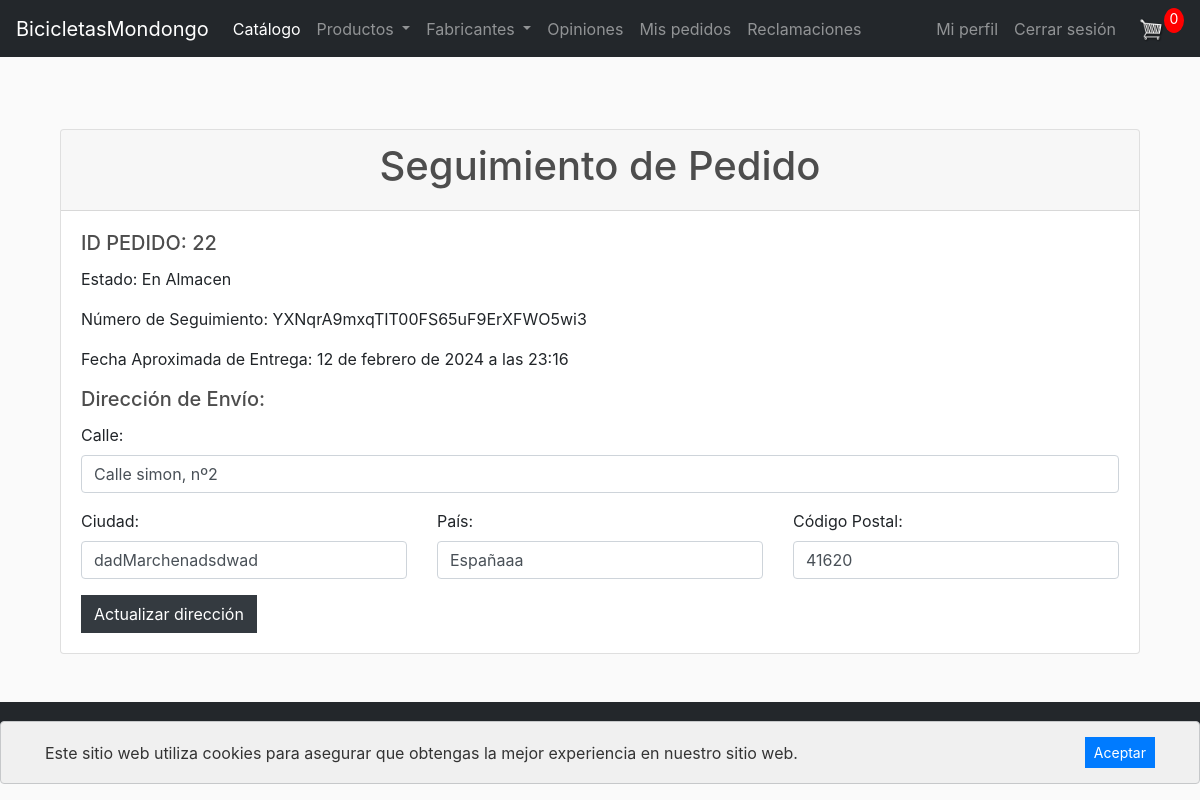
Page /store/track_order/22/ (signed in) on the committed database.
### store/models.py (models this page shows, shortened)
class Order(models.Model):
	id = models.BigAutoField(primary_key=True)  # Campo de clave primaria explícito
	customer = models.ForeignKey(Customer, on_delete=models.SET_NULL, null=True, blank=True)
	date_ordered = models.DateTimeField(auto_now_add=True)
	complete = models.BooleanField(default=False)
	transaction_id = models.CharField(max_length=100, null=True)
	status = models.CharField(max_length=2, choices=STATUS_CHOICES, default='EA')
	estimated_delivery_date = models.DateTimeField(null=True, blank=True)
	refund_requested = models.BooleanField(default=False)
	refund_granted = models.BooleanField(default=False)
	@property
	def get_cart_items(self):
		orderitems = self.orderitem_set.all()
		total = sum([item.quantity for item in orderitems])
		return total

class ShippingAddress(models.Model):
	id = models.BigAutoField(primary_key=True)  # Campo de clave primaria explícito
	customer = models.ForeignKey(Customer, on_delete=models.SET_NULL, null=True)
	order = models.ForeignKey(Order, on_delete=models.SET_NULL, null=True)
	address = models.CharField(max_length=200, null=False)
	city = models.CharField(max_length=200, null=False)
	state = models.CharField(max_length=200, null=False)
	zipcode = models.CharField(max_length=200, null=False)
	date_added = models.DateTimeField(auto_now_add=True)

### store/views.py (the view)
# urls.py: path('track_order/<int:order_id>/', views.track_order, name='track_order'),
@login_required
def track_order(request, order_id):
    data = cartData(request)
    cartItems = data['cartItems']
    order = get_object_or_404(Order, id=order_id)
    shippingAddress = ShippingAddress.objects.filter(order=order).first()
    if order.customer != request.user.customer and not request.user.is_staff:
        raise PermissionDenied
    context = {'order': order,'cartItems':cartItems, "shippingAddress":shippingAddress}
    return render(request, 'store/track_order.html', context)

### store/utils.py (called while the page is built)
def cartData(request):
    types = []  # Initialize types
    if request.user.is_authenticated:
        customer = request.user.customer
        order, created = Order.objects.get_or_create(customer=customer, complete=False)
        items = order.orderitem_set.all()
        cartItems = order.get_cart_items
        for item in items:
            types.append(item.product.type)
    else:
        cookieData = cookieCart(request)
        cartItems = cookieData['cartItems']
        order = cookieData['order']
        items = cookieData['items']
        types = cookieData['types']
    return {'cartItems':cartItems ,'order':order, 'items':items, 'types':types}

### store/templates/store/track_order.html (shortened to what this page needs)
{% extends 'store/main.html' %}
{% load static %}
{% block content %}
<div class="container mt-5">
    <div class="card">
        <div class="card-header">
            <h1 class="text-center">Seguimiento de Pedido</h1>
        </div>
        <div class="card-body">
            <h5 class="card-title">ID PEDIDO: {{ order.id }}</h5>
            <p class="card-text">Estado: {{ order.get_status_display }}</p>
            <p class="card-text">Número de Seguimiento: {{ order.transaction_id }}</p>
            <p class="card-text">Fecha Aproximada de Entrega: {{ order.estimated_delivery_date }}</p>
            {% if shippingAddress %}
                {% if order.get_status_display != "Entregado" %}
                    <h5 class="card-title">Dirección de Envío:</h5>
                    <form method="POST" action="{% url 'update_shipping_address' order.id %}" class="needs-validation">
                        <div class="mb-3">
                            <label for="street" class="form-label">Calle:</label>
                            <input type="text" class="form-control" id="street" name="street" value="{{ shippingAddress.address }}" required>
                        </div>
                        <div class="row mb-3">
                            <div class="col">
                                <label for="city" class="form-label">Ciudad:</label>
                                <input type="text" class="form-control" id="city" name="city" pattern="\p{L}+" title="Por favor, ingresa solo letras" value="{{ shippingAddress.city }}" required>
                            </div>
                            <div class="col">
                                <label for="country" class="form-label">País:</label>
                                <input type="text" class="form-control" id="country" name="country" pattern="\p{L}+" title="Por favor, ingresa solo letras" value="{{ shippingAddress.state }}" required>
                            </div>
                            <div class="col">
                                <label for="postalCode" class="form-label">Código Postal:</label>
                                <input type="text" class="form-control" id="postalCode" name="postalCode" pattern="[0-9]{5}" title="Ingresa un código postal de 5 dígitos" value="{{ shippingAddress.zipcode }}" required>
                            </div>
                        </div>
                        <button class="btn btn-dark" type="submit">Actualizar dirección</button>
                    </form>
                {% endif %}
            {% else %}
                <h5 class="card-title">Este pedido será recogido en tienda.</h5>
            {% endif %}
        </div>
    </div>
</div>
{% endblock content %}

### static/css/main.css (style rules this page uses)
body { background-color: hsl(0, 0%, 98%); }
h1,h2,h3,h4,h5,h6 { color:hsl(0, 0%, 30%); }
.btn { border-radius: 0; }

### rows in the picture
Order: id "22", status "En Almacen", transaction_id "YXNqrA9mxqTIT00FS65uF9ErXFWO5wi3", estimated_delivery_date "12 de febrero de 2024 a las 23:16"
ShippingAddress: street "Calle simon, nº2", city "dadMarchenadsdwad", country "Españaaa", postalCode "41620"

### other values in the picture
{{ cartItems }} "0"
